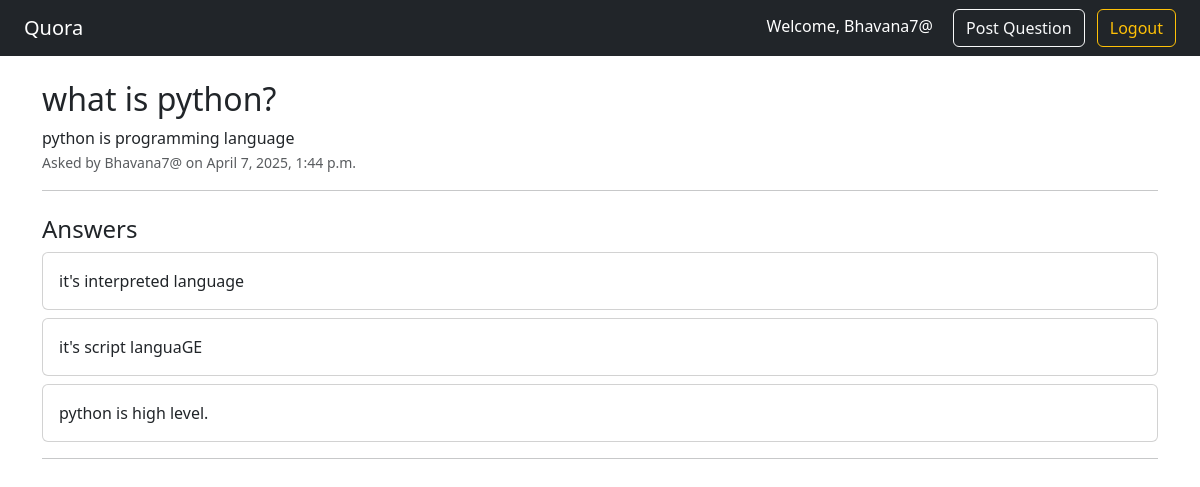
The app's page /question/1/ (signed in) with its own data.
### app/models.py (models this page shows, shortened)
class Question(models.Model):
    user = models.ForeignKey(User, on_delete=models.CASCADE)
    title = models.CharField(max_length=255)
    body = models.TextField(blank=True)
    created_at = models.DateTimeField(auto_now_add=True)

class Answer(models.Model):
    user = models.ForeignKey(User, on_delete=models.CASCADE)
    question = models.ForeignKey(Question, on_delete=models.CASCADE, related_name='answers')
    body = models.TextField()
    created_at = models.DateTimeField(auto_now_add=True)
    likes = models.ManyToManyField(User, related_name='liked_answers', blank=True)

### app/views.py (the view, shortened to what this page needs)
# urls.py: path('question/<int:question_id>/', views.question_detail, name='question_detail'),
@login_required
def question_detail(request, question_id):
    question = get_object_or_404(Question, id=question_id)
    answers = question.answers.all()
    answer_form = AnswerForm()
    return render(request, 'question_detail.html', {'question': question, 'answers': answers, 'form': answer_form})

### app/templates/question_detail.html (shortened to what this page needs)
{% extends 'base.html' %}
{% block content %}
<h2>{{ question.title }}</h2>
<div style="white-space: pre-wrap;">{{ question.body }}</div>
<small class="text-muted">Asked by {{ question.user.username }} on {{ question.created_at }}</small>
<hr>
<h4 class="mt-4">Answers</h4>
{% for ans in answers %}
    <div class="card mb-2">
        <div class="card-body">
            <div style="white-space: pre-wrap;">{{ ans.body }}</div>
        </div>
    </div>
{% empty %}
    <p>No answers yet.</p>
{% endfor %}
<hr>
{% endblock %}

### app/templates/base.html (shortened to what this page needs)
<!DOCTYPE html>
<html lang="en">
<head>
    <link href="https://cdn.jsdelivr.net/npm/bootstrap@5.3.3/dist/css/bootstrap.min.css" rel="stylesheet">
</head>
<body>
    <nav class="navbar navbar-expand-lg navbar-dark bg-dark px-4">
        <a class="navbar-brand" href="{% url 'home' %}">Quora</a>
        <div class="ms-auto">
            {% if user.is_authenticated %}
                <span class="text-white me-3">Welcome, {{ user.username }}</span>
                <a class="btn btn-outline-light me-2" href="{% url 'post_question' %}">Post Question</a>
                <a class="btn btn-outline-warning" href="{% url 'logout' %}">Logout</a>
            {% else %}
                <a class="btn btn-outline-light me-2" href="{% url 'login' %}">Login</a>
                <a class="btn btn-outline-info" href="{% url 'register' %}">Register</a>
            {% endif %}
        </div>
    </nav>
    <div class="container mt-4">
        {% block content %}
        {% endblock %}
    </div>
</body>
</html>

### records on screen
Question: title "what is python?", body "python is programming language", user.username "Bhavana7@", created_at "April 7, 2025, 1:44 p.m."
Answer: body "it's interpreted language"
Answer: body "it's script languaGE"
Answer: body "python is high level."

### other values on screen
{{ user.username }} "Bhavana7@"
